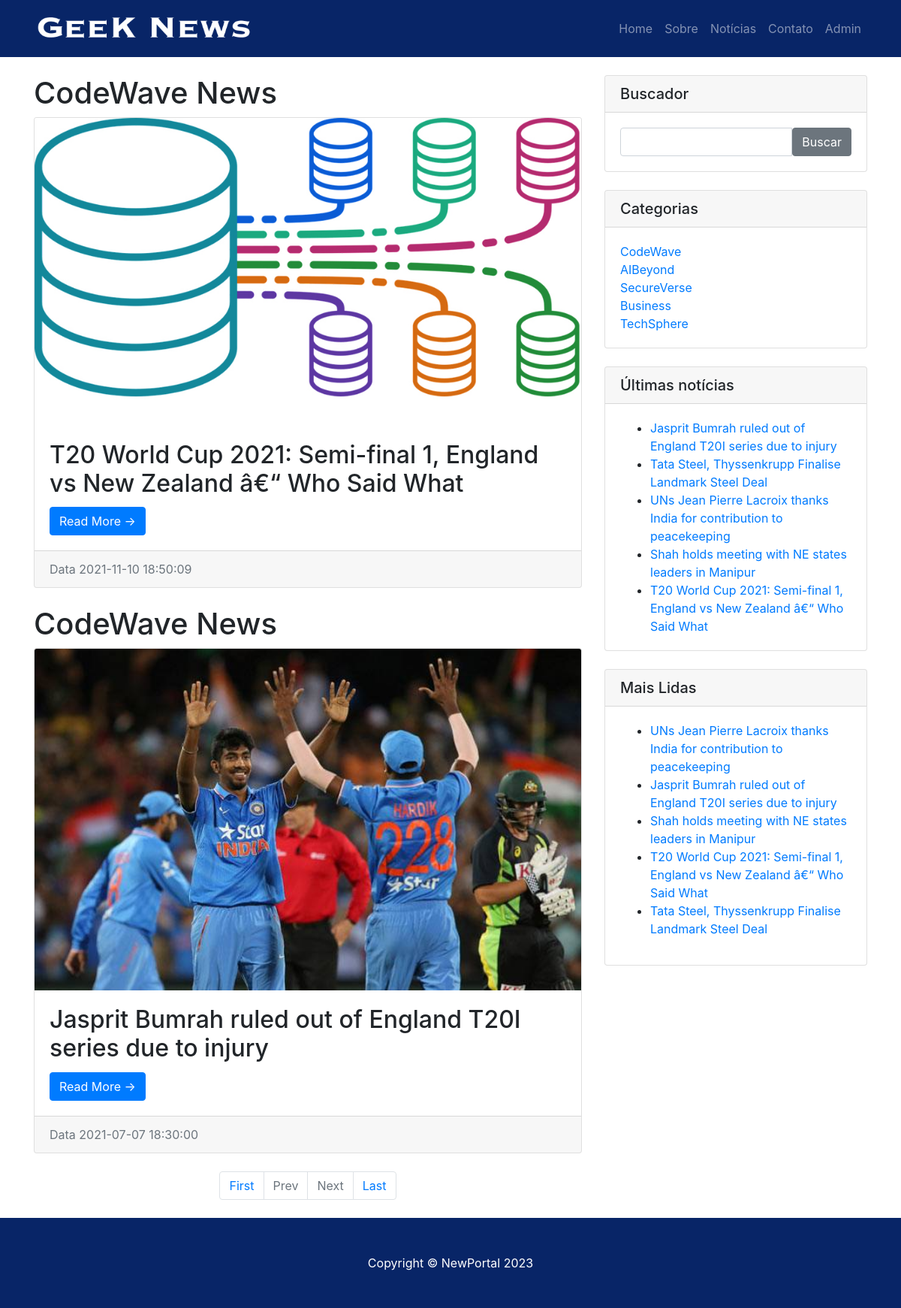
Page /category.php?catid=3 on the committed database.
### tables this page shows
CREATE TABLE `tblposts` (
  `id` int(11) NOT NULL,
  `PostTitulo` longtext DEFAULT NULL,
  `CategoriaId` int(11) DEFAULT NULL,
  `SubCategoriaId` int(11) DEFAULT NULL,
  `PostDetails` longtext DEFAULT NULL,
  `PostingDate` timestamp NULL DEFAULT current_timestamp(),
  `UpdationDate` timestamp NULL DEFAULT NULL ON UPDATE current_timestamp(),
  `Is_Active` int(1) DEFAULT NULL,
  `PostUrl` mediumtext DEFAULT NULL,
  `PostImage` varchar(255) DEFAULT NULL,
  `viewCounter` int(11) DEFAULT NULL,
  `postedBy` varchar(255) DEFAULT NULL,
  `lastUpdatedBy` varchar(255) DEFAULT NULL
);

CREATE TABLE `tblcategoria` (
  `id` int(11) NOT NULL,
  `CategoryName` varchar(200) DEFAULT NULL,
  `Description` mediumtext DEFAULT NULL,
  `PostingDate` timestamp NULL DEFAULT current_timestamp(),
  `UpdationDate` timestamp NULL DEFAULT NULL ON UPDATE current_timestamp(),
  `Is_Active` int(1) DEFAULT NULL
);

### category.php (the view, shortened to what this page needs)
<?php
include('includes/config.php');
    ?>
<!DOCTYPE html>
<html lang="en">
  <head>
    <link href="vendor/bootstrap/css/bootstrap.min.css" rel="stylesheet">
    <link href="css/modern-business.css" rel="stylesheet">
  </head>
  <body>
   <?php include('includes/header.php');?>
    <div class="container">
      <div class="row" style="margin-top: 4%">
        <div class="col-md-8">
<?php
     if (isset($_GET['pagina'])) {
            $pagina = $_GET['pagina'];
        } else {
            $pagina = 1;
        }
        $no_of_records_per_page = 8;
        $offset = ($pagina-1) * $no_of_records_per_page;
        $total_pages_sql = "SELECT COUNT(*) FROM tblposts";
        $result = mysqli_query($con,$total_pages_sql);
        $total_rows = mysqli_fetch_array($result)[0];
        $total_pages = ceil($total_rows / $no_of_records_per_page);
$query=mysqli_query($con,"select tblposts.id as pid,tblposts.PostTitulo as posttitle,tblposts.PostImage,tblcategoria.CategoryName as category,tblsubcategoria.Subcategoria as subcategory,tblposts.PostDetails as postdetails,tblposts.PostingDate as postingdate,tblposts.PostUrl as url from tblposts left join tblcategoria on tblcategoria.id=tblposts.CategoriaId left join  tblsubcategoria on  tblsubcategoria.SubCategoriaId=tblposts.SubCategoriaId where tblposts.CategoriaId='".$_SESSION['catid']."' and tblposts.Is_Active=1 order by tblposts.id desc LIMIT $offset, $no_of_records_per_page");
$rowcount=mysqli_num_rows($query);
if($rowcount==0)
{
echo "No record found";
}
else {
while ($row=mysqli_fetch_array($query)) {
?>
<h1><?php echo htmlentities($row['category']);?> News</h1>
          <div class="card mb-4">
       <img class="card-img-top" src="admin/postimages/<?php echo htmlentities($row['PostImage']);?>" alt="<?php echo htmlentities($row['posttitle']);?>">
            <div class="card-body">
              <h2 class="card-title"><?php echo htmlentities($row['posttitle']);?></h2>
              <a href="news-details.php?nid=<?php echo htmlentities($row['pid'])?>" class="btn btn-primary">Read More &rarr;</a>
            </div>
            <div class="card-footer text-muted">
              Data <?php echo htmlentities($row['postingdate']);?>
            </div>
          </div>
<?php } ?>
    <ul class="pagination justify-content-center mb-4">
        <li class="page-item"><a href="?pagina=1"  class="page-link">First</a></li>
        <li class="<?php if($pagina <= 1){ echo 'disabled'; } ?> page-item">
            <a href="<?php if($pagina <= 1){ echo '#'; } else { echo "?pagina=".($pagina - 1); } ?>" class="page-link">Prev</a>
        </li>
        <li class="<?php if($pagina >= $total_pages){ echo 'disabled'; } ?> page-item">
            <a href="<?php if($pagina >= $total_pages){ echo '#'; } else { echo "?pagina=".($pagina + 1); } ?> " class="page-link">Next</a>
        </li>
        <li class="page-item"><a href="?pagina=<?php echo $total_pages; ?>" class="page-link">Last</a></li>
    </ul>
<?php } ?>
        </div>
      <?php include('includes/sidebar.php');?>
      </div>
      <?php include('includes/footer.php');?>
</head>
  </body>
</html>

### includes/header.php (shortened to what this page needs)
<nav class="navbar fixed-top navbar-expand-lg navbar-dark bg-dark fixed-top">
     <div class="container">
       <a class="navbar-brand" href="index.php"><img src="images/logo.png" height="50"></a>
       <div class="collapse navbar-collapse" id="navbarResponsive">
         <ul class="navbar-nav ml-auto">
               <li class="nav-item">
             <a class="nav-link" href="index.php">Home</a>
           </li>
           <li class="nav-item">
             <a class="nav-link" href="sobre.php">Sobre</a>
           </li>
                <li class="nav-item">
             <a class="nav-link" href="index.php">Notícias</a>
           </li>
            <li class="nav-item">
             <a class="nav-link" href="contato.php">Contato</a>
           </li>
   <li class="nav-item">
             <a class="nav-link" href="admin/">Admin</a>
           </li>
         </ul>
       </div>
     </div>
   </nav>

### includes/sidebar.php
  <div class="col-md-4">
          <div class="card mb-4">
            <h5 class="card-header">Buscador</h5>
            <div class="card-body">
                   <form name="busca" action="busca.php" method="post">
              <div class="input-group">
        <input type="text" name="searchtitle" class="form-control" required>
                <span class="input-group-btn">
                  <button class="btn btn-secondary" type="submit">Buscar</button>
                </span>
              </form>
              </div>
            </div>
          </div>
          <div class="card my-4">
            <h5 class="card-header">Categorias</h5>
            <div class="card-body">
              <div class="row">
                <div class="col-lg-6">
                  <ul class="list-unstyled mb-0">
<?php $query=mysqli_query($con,"select id,CategoryName from tblcategoria");
while($row=mysqli_fetch_array($query))
{
?>
                    <li>
                      <a href="category.php?catid=<?php echo htmlentities($row['id'])?>"><?php echo htmlentities($row['CategoryName']);?></a>
                    </li>
<?php } ?>
                  </ul>
                </div>
              </div>
            </div>
          </div>
          <div class="card my-4">
            <h5 class="card-header">Últimas notícias</h5>
            <div class="card-body">
                      <ul class="mb-0">
<?php
$query=mysqli_query($con,"select tblposts.id as pid,tblposts.PostTitulo as posttitle from tblposts left join tblcategoria on tblcategoria.id=tblposts.CategoriaId left join  tblsubcategoria on  tblsubcategoria.SubCategoriaId=tblposts.SubCategoriaId limit 8");
while ($row=mysqli_fetch_array($query)) {
?>
  <li>
                      <a href="news-details.php?nid=<?php echo htmlentities($row['pid'])?>"><?php echo htmlentities($row['posttitle']);?></a>
                    </li>
            <?php } ?>
          </ul>
            </div>
          </div>
          <div class="card my-4">
            <h5 class="card-header">Mais Lidas</h5>
            <div class="card-body">
                      <ul >
<?php
$query1=mysqli_query($con,"select tblposts.id as pid,tblposts.PostTitulo as posttitle from tblposts left join tblcategoria on tblcategoria.id=tblposts.CategoriaId left join  tblsubcategoria on  tblsubcategoria.SubCategoriaId=tblposts.SubCategoriaId  order by viewCounter desc limit 5");
while ($result=mysqli_fetch_array($query1)) {
?>
  <li>
                      <a href="news-details.php?nid=<?php echo htmlentities($result['pid'])?>"><?php echo htmlentities($result['posttitle']);?></a>
                    </li>
            <?php } ?>
          </ul>
            </div>
          </div>
        </div>

### includes/footer.php
<footer class="py-5 bg-dark">
  <div class="container">
    <p class="m-0 text-center text-white">Copyright &copy; NewPortal <?php echo date('Y');?></p>
  </div>
</footer>

### css/modern-business.css (style rules this page uses)
body { padding-top: 54px; }
@media (min-width: 992px) { body { padding-top: 56px; } }

### rows in the picture
tblposts: CategoriaId.CategoryName "CodeWave", PostImage (picture), PostTitulo "T20 World Cup 2021: Semi-final 1, England vs New Zealand â€“ Who Said What", PostingDate "2021-11-10 18:50:09"
tblposts: CategoriaId.CategoryName "CodeWave", PostImage (picture), PostTitulo "Jasprit Bumrah ruled out of England T20I series due to injury", PostingDate "2021-07-07 18:30:00"
tblcategoria: CategoryName "CodeWave"
tblcategoria: CategoryName "AIBeyond"
tblcategoria: CategoryName "SecureVerse"
tblcategoria: CategoryName "Business"
tblcategoria: CategoryName "TechSphere"
tblposts: PostTitulo "Tata Steel, Thyssenkrupp Finalise Landmark Steel Deal"
tblposts: PostTitulo "UNs Jean Pierre Lacroix thanks India for contribution to peacekeeping"
tblposts: PostTitulo "Shah holds meeting with NE states leaders in Manipur"
